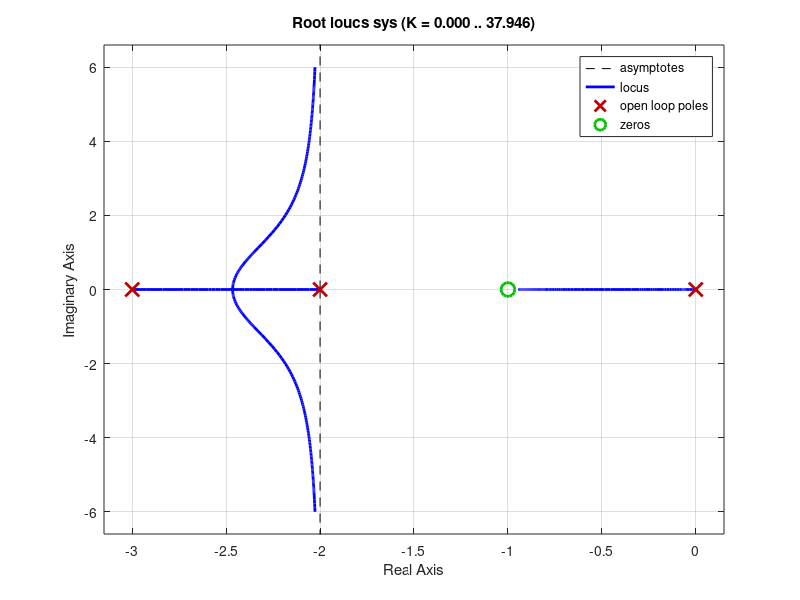
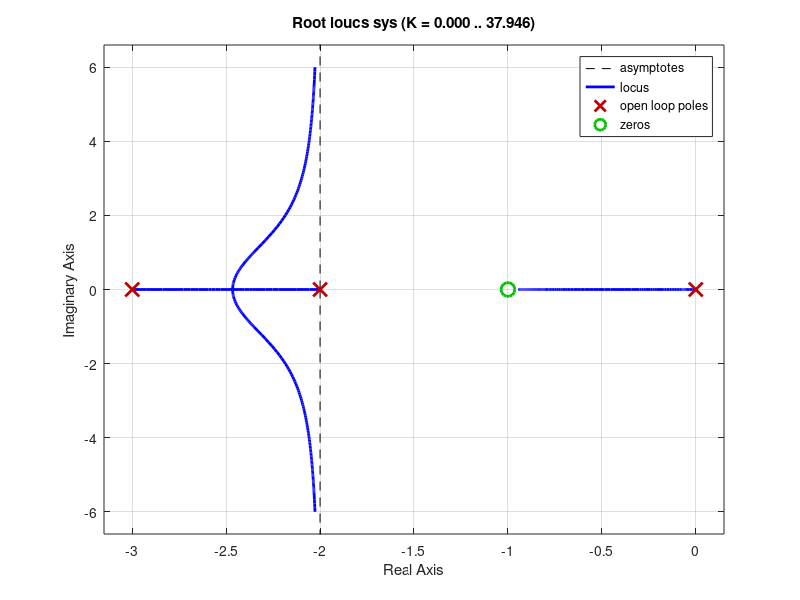

MATLAB code to generate these figures, in order: (Note: this script raises an error after producing the figures.)
close all; clc; clear;
%% gera a função transferência 
p = [1 1]; q = [1 5 6 0];

sys = tf(p,q)

%% gera o lugar geométrico das raízes (os polos buscam os zeros no 
% infinito)
figure(1)
rlocus(sys);
% o → zeros
% x → polos

% Linhas coloridas são os deslocamento das raízes (polos) conforme a
% variação do ganho k
% Quando as raízes se encontram (k = 0.419), é criticamente amortecido

% P/ polos:
% Duas raízes Subamortecido
% Raízes iguais Sem amortecimento
% Sem raízes 

%% gera os vetores das posições das raízes associadas
[r, K] =  rlocus(sys);

%% localizar graficamente um ponto no LGR
disp("-------------------------------------------------------------")
figure(2)
rlocus(sys);
rlocfind(sys) % aparece a cruz que mostra onde o polos estão localizados
              % para aquele valor, resposta no prompt

%% Gera os ganhos/resíduos (r) de frações parciais associados com cada polo
% polo (p)
disp("-------------------------------------------------------------")
K = 20.5775; num = K * [1 4 3]; den = [1 5 6+K K 0];
[r, p, K] = residue(num, den) % Usado para expansão em frações parciais

%% respostas ao degrau K = 20.5775 vetor sem aplicação do degrau 
K = 20.5775; num = K * [1 4 3]; den = [1 5 6+K K];
sys = tf(num, den)

figure(3)
step(sys)
% characteristics → peak response: pico
% characteristics → setting time: mostra onde começa a entrar em regime
                                % permanente
% characteristics → rise time: p/sistemas superamortecidos tempo de subida
% de 0 a 100%

%% Sensibilidade das raízes para uma mudança de 5% de K
disp("-------------------------------------------------------------")
k = 20.5775; den = [1 5 6+K K]; r1 = roots(den); % raízes do polinomio den
dK = 1.0289;
Km = K + dK; % variação do ganho K
denm = [1 5 6+Km Km]; % novo denominador
r2 = roots(denm); % raízes do novo polinomio denm
dr = r1 - r2; 
Sensibilidade = dr / (dK / K) % sensibilidade 

%% E 7.27 ganho para MUP = 5% (K = ?; zeta = ?; raízes??)
disp("-------------------------------------------------------------")
num = [1 0];
den = [1 4 40];
gsys = tf(num, den);

rlocus(gsys)
